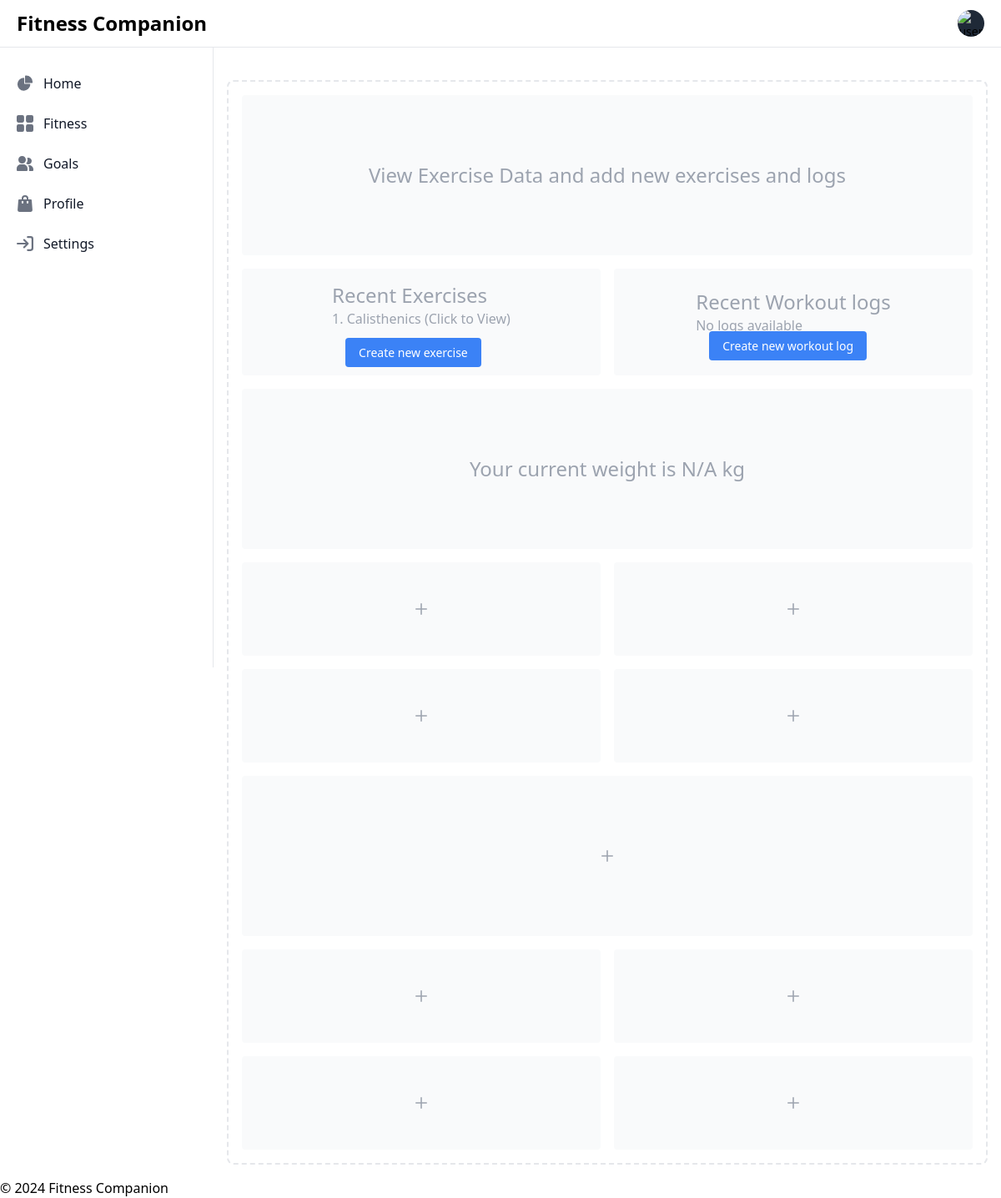
/fitness/ (signed in), run on an earlier commit of the app's database.
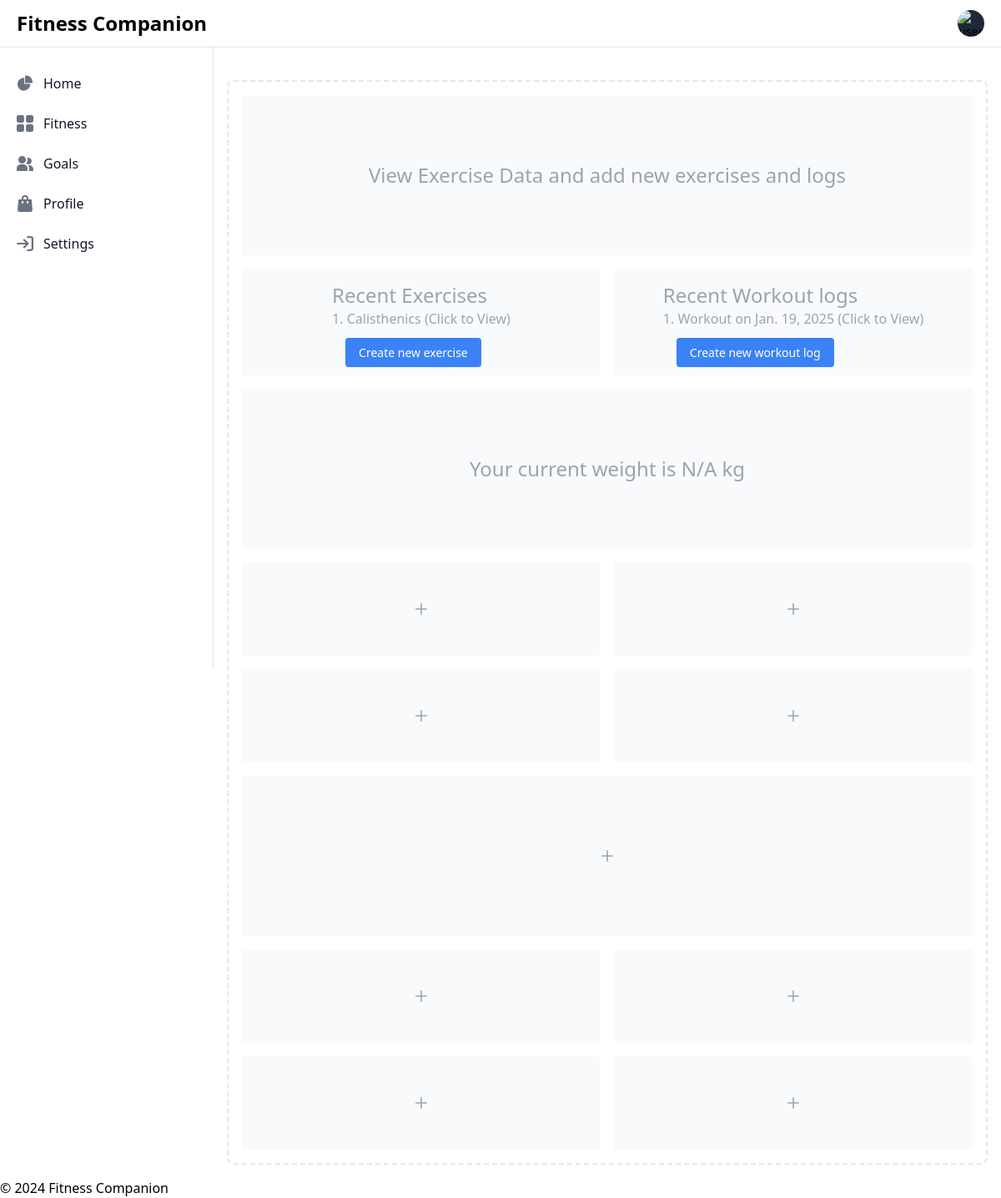
And on a later commit of the database.
### fitness/models.py (models this page shows, shortened)
class Exercise(models.Model):
    DIFFICULTY_LEVELS = [
        ("beginner", "Beginner"),
        ("intermediate", "Intermediate"),
        ("advanced", "Advanced"),
    ]
    user = models.ForeignKey(settings.AUTH_USER_MODEL, on_delete=models.CASCADE)
    created_at = models.DateTimeField(auto_now_add=True)
    name = models.CharField(max_length=200)
    category = models.ForeignKey(ExerciseCategory, on_delete=models.SET_NULL, null=True)
    description = models.TextField(blank=True)
    calories_burned_per_hour = models.FloatField(validators=[MinValueValidator(0)])
    difficulty = models.CharField(max_length=20, choices=DIFFICULTY_LEVELS)
    muscle_groups = models.ManyToManyField("MuscleGroup")

class WorkoutLog(models.Model):
    user = models.ForeignKey(settings.AUTH_USER_MODEL, on_delete=models.CASCADE)
    date = models.DateField(auto_now_add=True)
    duration = models.FloatField(help_text="Duration in minutes")
    total_calories_burned = models.FloatField(default=0)
    notes = models.TextField(blank=True)
    class Meta:
        ordering = ["-date"]

### fitness/views.py (the view)
# urls.py: path('', views.fitness_view, name='fitness'),
@login_required
def fitness_view(request):
    user = request.user
    exercises = Exercise.objects.all()
    workout_log = WorkoutLog.objects.all()
    context = {
        "fitness_goal": user.fitness_goal,
        "exercises": exercises,
        "workout_log": workout_log,
        "bmi": user.calculate_bmi(),
        "recent_nutrition_logs": [],  # Placeholder for nutrition logs
        "recent_workouts": [],  # Placeholder for workout logs
    }
    return render(request, "fitness.html", context)

### accounts/models.py (called while the page is built)
    def calculate_bmi(self):
        if not self.height or not self.weight:
            return None
        height_m = self.height / 100 if self.height > 3 else self.height
        return round(self.weight / (height_m ** 2), 2)

### templates/fitness.html (shortened to what the changed rows need)
{% extends "base.html" %}
{% block content %}
{% if user %}
<div class="grid grid-cols-2 gap-4 mb-4">
    <div class="flex items-center justify-center rounded bg-gray-50 dark:bg-gray-800">
        <div class="py-4 h-auto text-gray-400 dark:text-gray-100">
            {% if exercises %}
            <ul class="text-base pb-4">
                {% for exercise in exercises %}
                <li>{{ forloop.counter }}. <a href="/fitness/exercise/{{ exercise.id }}">{{ exercise.name }} (Click to
                        View)</a></li>
                {% endfor %}
            </ul>
            {% else %}
            <p>No exercises available</p>
            {% endif %}
        </div>
    </div>
    <div class="flex items-center justify-center rounded bg-gray-50 dark:bg-gray-800">
        <div class="py- h-auto4 text-gray-400 dark:text-gray-100">
            <p class="text-2xl">
                Recent Workout logs
            </p>
            {% if workout_log %}
            <ul class="text-base pb-4">
                {% for workout_log in workout_log %}
                <li>{{ forloop.counter }}. <a href="/fitness/workout_detail/{{ workout_log.id }}">Workout on {{ workout_log.date }}
                        (Click to View)</a></li>
                {% endfor %}
            </ul>
            {% else %}
            <p>No logs available</p>
            {% endif %}
            <a href="/fitness/create_workout"
                class="m-4 px-4 py-2 text-sm font-medium text-white bg-blue-500 rounded hover:bg-blue-600">Create new
                workout log</a>
        </div>
    </div>
</div>
{% else %}
<div class="p-4 border-2 border-gray-200 border-dashed rounded-lg  bg-gray-50 border-gray-700 mt-14">
    No fitness data available
</div>
{% endif %}
{% endblock content %}

What changed in the data, as far as the page shows it:
added WorkoutLog: date "Jan. 19, 2025"
Also different on the page:
text no longer shown: "No logs available"
